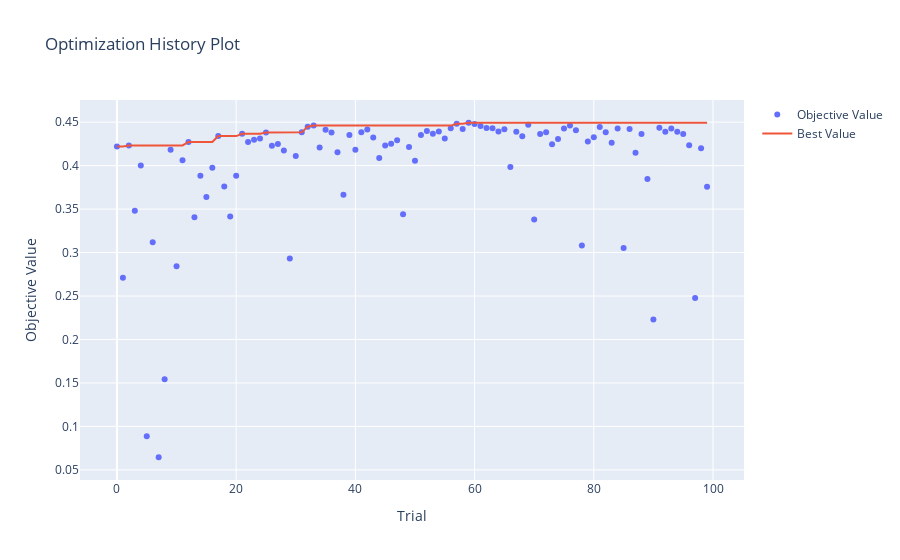
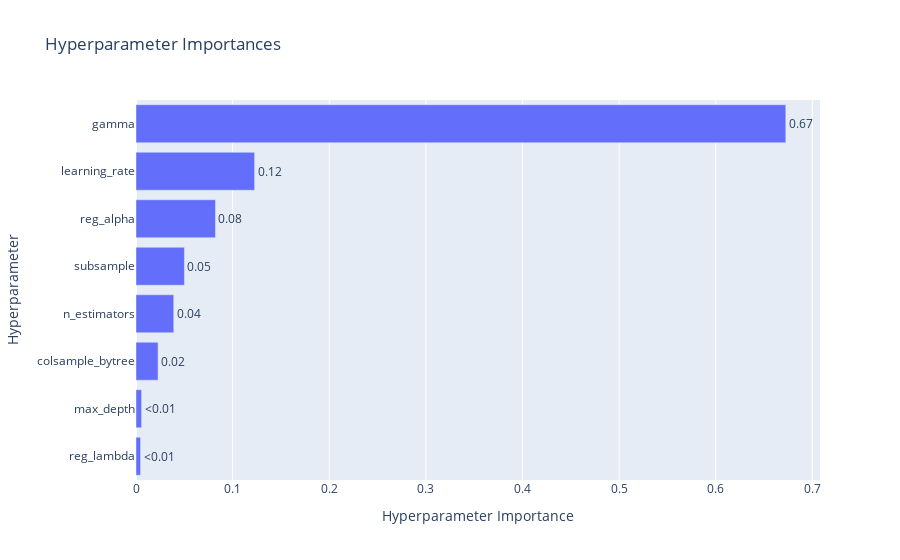

Here is the notebook cell these charts were saved with, in order:
### Code cell
print(f"Лучшие параметры для XGBoost:")
print(study_xgb.best_params)
print(f"Лучший R2: {study_xgb.best_value:.4f}")

fig = optuna.visualization.plot_optimization_history(study_xgb)
fig.show()

fig = optuna.visualization.plot_param_importances(study_xgb)
fig.show()

### Figure 1 — Plotly figure (JSON) as saved in the notebook; plotly's stock layout.template omitted (floating-point values rounded to 4 significant figures)
{"data": [{"mode": "markers", "name": "Objective Value", "type": "scatter", "x": [0, 1, 2, 3, 4, 5, 6, 7, 8, 9, 10, 11, 12, 13, 14, 15, 16, 17, 18, 19, 20, 21, 22, 23, 24, 25, 26, 27, 28, 29, 30, 31, 32, 33, 34, 35, 36, 37, 38, 39, 40, 41, 42, 43, 44, 45, 46, 47, 48, 49, 50, 51, 52, 53, 54, 55, 56, 57, 58, 59, 60, 61, 62, 63, 64, 65, 66, 67, 68, 69, 70, 71, 72, 73, 74, 75, 76, 77, 78, 79, 80, 81, 82, 83, 84, 85, 86, 87, 88, 89, 90, 91, 92, 93, 94, 95, 96, 97, 98, 99], "y": [0.422, 0.2709, 0.4232, 0.348, 0.4001, 0.08858, 0.3118, 0.06453, 0.1544, 0.4182, 0.2842, 0.4062, 0.4272, 0.3405, 0.3882, 0.3638, 0.3974, 0.4339, 0.3759, 0.3414, 0.3882, 0.4367, 0.4272, 0.4296, 0.4312, 0.4381, 0.4228, 0.4249, 0.4174, 0.2931, 0.4112, 0.4382, 0.4448, 0.446, 0.4207, 0.4412, 0.4382, 0.4153, 0.3666, 0.4352, 0.4182, 0.4383, 0.4416, 0.4324, 0.4088, 0.4231, 0.4251, 0.4291, 0.3441, 0.4214, 0.4057, 0.4352, 0.4398, 0.4366, 0.4394, 0.4311, 0.443, 0.4481, 0.4421, 0.4493, 0.4479, 0.4456, 0.4432, 0.4429, 0.4392, 0.4419, 0.3985, 0.439, 0.4338, 0.4471, 0.3382, 0.4365, 0.4383, 0.4246, 0.4306, 0.4428, 0.4461, 0.4406, 0.3081, 0.4276, 0.4325, 0.4445, 0.4385, 0.4263, 0.4428, 0.3052, 0.4421, 0.4148, 0.4363, 0.3846, 0.2231, 0.4435, 0.439, 0.4427, 0.4389, 0.4363, 0.4234, 0.2477, 0.42, 0.3758]}, {"mode": "lines", "name": "Best Value", "type": "scatter", "x": [0, 1, 2, 3, 4, 5, 6, 7, 8, 9, 10, 11, 12, 13, 14, 15, 16, 17, 18, 19, 20, 21, 22, 23, 24, 25, 26, 27, 28, 29, 30, 31, 32, 33, 34, 35, 36, 37, 38, 39, 40, 41, 42, 43, 44, 45, 46, 47, 48, 49, 50, 51, 52, 53, 54, 55, 56, 57, 58, 59, 60, 61, 62, 63, 64, 65, 66, 67, 68, 69, 70, 71, 72, 73, 74, 75, 76, 77, 78, 79, 80, 81, 82, 83, 84, 85, 86, 87, 88, 89, 90, 91, 92, 93, 94, 95, 96, 97, 98, 99], "y": [0.422, 0.422, 0.4232, 0.4232, 0.4232, 0.4232, 0.4232, 0.4232, 0.4232, 0.4232, 0.4232, 0.4232, 0.4272, 0.4272, 0.4272, 0.4272, 0.4272, 0.4339, 0.4339, 0.4339, 0.4339, 0.4367, 0.4367, 0.4367, 0.4367, 0.4381, 0.4381, 0.4381, 0.4381, 0.4381, 0.4381, 0.4382, 0.4448, 0.446, 0.446, 0.446, 0.446, 0.446, 0.446, 0.446, 0.446, 0.446, 0.446, 0.446, 0.446, 0.446, 0.446, 0.446, 0.446, 0.446, 0.446, 0.446, 0.446, 0.446, 0.446, 0.446, 0.446, 0.4481, 0.4481, 0.4493, 0.4493, 0.4493, 0.4493, 0.4493, 0.4493, 0.4493, 0.4493, 0.4493, 0.4493, 0.4493, 0.4493, 0.4493, 0.4493, 0.4493, 0.4493, 0.4493, 0.4493, 0.4493, 0.4493, 0.4493, 0.4493, 0.4493, 0.4493, 0.4493, 0.4493, 0.4493, 0.4493, 0.4493, 0.4493, 0.4493, 0.4493, 0.4493, 0.4493, 0.4493, 0.4493, 0.4493, 0.4493, 0.4493, 0.4493, 0.4493]}, {"marker": {"color": "#cccccc"}, "mode": "markers", "name": "Infeasible Trial", "showlegend": false, "type": "scatter", "x": [], "y": []}], "layout": {"title": {"text": "Optimization History Plot"}, "xaxis": {"title": {"text": "Trial"}}, "yaxis": {"title": {"text": "Objective Value"}}}}

### Figure 2 — Plotly figure (JSON) as saved in the notebook; plotly's stock layout.template omitted (floating-point values rounded to 4 significant figures)
{"data": [{"cliponaxis": false, "hovertemplate": ["reg_lambda (FloatDistribution): 0.004712930465410953<extra></extra>", "max_depth (IntDistribution): 0.0057718451382344025<extra></extra>", "colsample_bytree (FloatDistribution): 0.022842228323451313<extra></extra>", "n_estimators (IntDistribution): 0.03906438586744246<extra></extra>", "subsample (FloatDistribution): 0.050116798103535025<extra></extra>", "reg_alpha (FloatDistribution): 0.0822438638333766<extra></extra>", "learning_rate (FloatDistribution): 0.1227795586031884<extra></extra>", "gamma (FloatDistribution): 0.6724683896653608<extra></extra>"], "name": "Objective Value", "orientation": "h", "text": ["<0.01", "<0.01", "0.02", "0.04", "0.05", "0.08", "0.12", "0.67"], "textposition": "outside", "type": "bar", "x": [0.004713, 0.005772, 0.02284, 0.03906, 0.05012, 0.08224, 0.1228, 0.6725], "y": ["reg_lambda", "max_depth", "colsample_bytree", "n_estimators", "subsample", "reg_alpha", "learning_rate", "gamma"]}], "layout": {"title": {"text": "Hyperparameter Importances"}, "xaxis": {"title": {"text": "Hyperparameter Importance"}}, "yaxis": {"title": {"text": "Hyperparameter"}}}}
